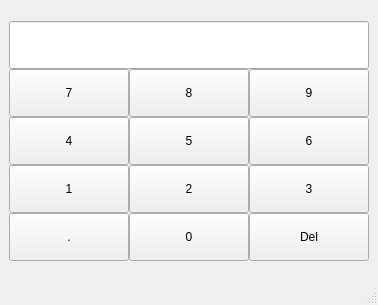
<?xml version="1.0" encoding="UTF-8"?>
<ui version="4.0">
 <class>MainWindow</class>
 <widget class="QMainWindow" name="MainWindow">
  <property name="geometry">
   <rect>
    <x>0</x>
    <y>0</y>
    <width>378</width>
    <height>305</height>
   </rect>
  </property>
  <property name="windowTitle">
   <string>MainWindow</string>
  </property>
  <property name="styleSheet">
   <string notr="true"/>
  </property>
  <widget class="QWidget" name="centralwidget">
   <layout class="QVBoxLayout" name="verticalLayout">
    <item>
     <layout class="QVBoxLayout" name="verticalLayout_3">
      <property name="spacing">
       <number>0</number>
      </property>
      <item>
       <widget class="QLineEdit" name="lineEdit">
        <property name="minimumSize">
         <size>
          <width>0</width>
          <height>48</height>
         </size>
        </property>
       </widget>
      </item>
      <item>
       <layout class="QGridLayout" name="gridLayout">
        <property name="spacing">
         <number>0</number>
        </property>
        <item row="4" column="0">
         <widget class="QPushButton" name="pushButton_3">
          <property name="minimumSize">
           <size>
            <width>48</width>
            <height>48</height>
           </size>
          </property>
          <property name="text">
           <string>1</string>
          </property>
          <property name="checkable">
           <bool>false</bool>
          </property>
         </widget>
        </item>
        <item row="2" column="1">
         <widget class="QPushButton" name="pushButton_8">
          <property name="minimumSize">
           <size>
            <width>48</width>
            <height>48</height>
           </size>
          </property>
          <property name="text">
           <string>8</string>
          </property>
          <property name="checkable">
           <bool>false</bool>
          </property>
         </widget>
        </item>
        <item row="2" column="0">
         <widget class="QPushButton" name="pushButton">
          <property name="minimumSize">
           <size>
            <width>48</width>
            <height>48</height>
           </size>
          </property>
          <property name="text">
           <string>7</string>
          </property>
          <property name="checkable">
           <bool>false</bool>
          </property>
         </widget>
        </item>
        <item row="5" column="0">
         <widget class="QPushButton" name="pushButton_4">
          <property name="minimumSize">
           <size>
            <width>48</width>
            <height>48</height>
           </size>
          </property>
          <property name="text">
           <string>.</string>
          </property>
          <property name="checkable">
           <bool>false</bool>
          </property>
         </widget>
        </item>
        <item row="4" column="2">
         <widget class="QPushButton" name="pushButton_7">
          <property name="minimumSize">
           <size>
            <width>48</width>
            <height>48</height>
           </size>
          </property>
          <property name="text">
           <string>3</string>
          </property>
          <property name="checkable">
           <bool>false</bool>
          </property>
         </widget>
        </item>
        <item row="4" column="1">
         <widget class="QPushButton" name="pushButton_14">
          <property name="minimumSize">
           <size>
            <width>48</width>
            <height>48</height>
           </size>
          </property>
          <property name="text">
           <string>2</string>
          </property>
          <property name="checkable">
           <bool>false</bool>
          </property>
         </widget>
        </item>
        <item row="2" column="2">
         <widget class="QPushButton" name="pushButton_9">
          <property name="minimumSize">
           <size>
            <width>48</width>
            <height>48</height>
           </size>
          </property>
          <property name="text">
           <string>9</string>
          </property>
          <property name="checkable">
           <bool>false</bool>
          </property>
         </widget>
        </item>
        <item row="5" column="1">
         <widget class="QPushButton" name="pushButton_15">
          <property name="minimumSize">
           <size>
            <width>48</width>
            <height>48</height>
           </size>
          </property>
          <property name="text">
           <string>0</string>
          </property>
          <property name="checkable">
           <bool>false</bool>
          </property>
         </widget>
        </item>
        <item row="3" column="2">
         <widget class="QPushButton" name="pushButton_13">
          <property name="minimumSize">
           <size>
            <width>48</width>
            <height>48</height>
           </size>
          </property>
          <property name="text">
           <string>6</string>
          </property>
          <property name="checkable">
           <bool>false</bool>
          </property>
         </widget>
        </item>
        <item row="3" column="1">
         <widget class="QPushButton" name="pushButton_10">
          <property name="minimumSize">
           <size>
            <width>48</width>
            <height>48</height>
           </size>
          </property>
          <property name="text">
           <string>5</string>
          </property>
          <property name="checkable">
           <bool>false</bool>
          </property>
         </widget>
        </item>
        <item row="5" column="2">
         <widget class="QPushButton" name="pushButton_6">
          <property name="minimumSize">
           <size>
            <width>48</width>
            <height>48</height>
           </size>
          </property>
          <property name="text">
           <string>Del</string>
          </property>
          <property name="checkable">
           <bool>false</bool>
          </property>
         </widget>
        </item>
        <item row="3" column="0">
         <widget class="QPushButton" name="pushButton_2">
          <property name="minimumSize">
           <size>
            <width>48</width>
            <height>48</height>
           </size>
          </property>
          <property name="text">
           <string>4</string>
          </property>
          <property name="checkable">
           <bool>false</bool>
          </property>
         </widget>
        </item>
       </layout>
      </item>
     </layout>
    </item>
   </layout>
  </widget>
  <widget class="QMenuBar" name="menubar">
   <property name="geometry">
    <rect>
     <x>0</x>
     <y>0</y>
     <width>378</width>
     <height>22</height>
    </rect>
   </property>
  </widget>
  <widget class="QStatusBar" name="statusbar"/>
 </widget>
 <resources/>
 <connections/>
</ui>
